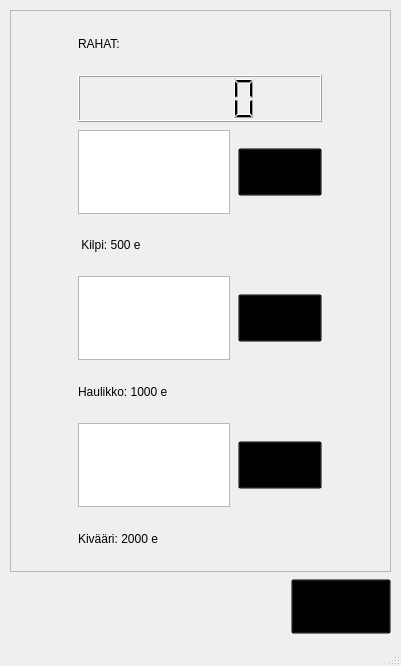
<?xml version="1.0" encoding="UTF-8"?>
<ui version="4.0">
 <class>KauppaIkkuna</class>
 <widget class="QMainWindow" name="KauppaIkkuna">
  <property name="geometry">
   <rect>
    <x>0</x>
    <y>0</y>
    <width>401</width>
    <height>666</height>
   </rect>
  </property>
  <property name="minimumSize">
   <size>
    <width>0</width>
    <height>0</height>
   </size>
  </property>
  <property name="maximumSize">
   <size>
    <width>6666</width>
    <height>6666</height>
   </size>
  </property>
  <property name="windowTitle">
   <string>Kauppa</string>
  </property>
  <property name="styleSheet">
   <string notr="true">background-image: url(:/new/prefix1/Kuvat/kauppaTausta.jpg)</string>
  </property>
  <widget class="QWidget" name="centralwidget">
   <layout class="QGridLayout" name="gridLayout">
    <property name="leftMargin">
     <number>10</number>
    </property>
    <property name="topMargin">
     <number>10</number>
    </property>
    <property name="rightMargin">
     <number>10</number>
    </property>
    <property name="bottomMargin">
     <number>10</number>
    </property>
    <property name="spacing">
     <number>7</number>
    </property>
    <item row="1" column="1" alignment="Qt::AlignRight">
     <widget class="QPushButton" name="palaaNappi">
      <property name="minimumSize">
       <size>
        <width>100</width>
        <height>55</height>
       </size>
      </property>
      <property name="maximumSize">
       <size>
        <width>100</width>
        <height>55</height>
       </size>
      </property>
      <property name="styleSheet">
       <string notr="true">background-color: transparent;</string>
      </property>
      <property name="text">
       <string/>
      </property>
      <property name="icon">
       <iconset resource="Kuvat.qrc">
        <normaloff>:/new/prefix1/Kuvat/palaaNappi.png</normaloff>:/new/prefix1/Kuvat/palaaNappi.png</iconset>
      </property>
      <property name="iconSize">
       <size>
        <width>100</width>
        <height>55</height>
       </size>
      </property>
     </widget>
    </item>
    <item row="0" column="1">
     <widget class="QScrollArea" name="scrollArea">
      <property name="widgetResizable">
       <bool>true</bool>
      </property>
      <widget class="QWidget" name="scrollAreaWidgetContents">
       <property name="geometry">
        <rect>
         <x>0</x>
         <y>0</y>
         <width>379</width>
         <height>529</height>
        </rect>
       </property>
       <layout class="QGridLayout" name="gridLayout_2">
        <property name="spacing">
         <number>8</number>
        </property>
        <item row="1" column="0">
         <layout class="QVBoxLayout" name="verticalLayout">
          <item>
           <widget class="QLabel" name="rahaTiedot">
            <property name="styleSheet">
             <string notr="true">font: 12pt &quot;Serif&quot;;</string>
            </property>
            <property name="text">
             <string>RAHAT:</string>
            </property>
           </widget>
          </item>
          <item>
           <widget class="QLCDNumber" name="rahaNaytto">
            <property name="minimumSize">
             <size>
              <width>200</width>
              <height>30</height>
             </size>
            </property>
            <property name="maximumSize">
             <size>
              <width>500</width>
              <height>50</height>
             </size>
            </property>
           </widget>
          </item>
          <item>
           <layout class="QHBoxLayout" name="horizontalLayout">
            <item>
             <widget class="QGraphicsView" name="graphicsView">
              <property name="sizePolicy">
               <sizepolicy hsizetype="Minimum" vsizetype="Minimum">
                <horstretch>0</horstretch>
                <verstretch>0</verstretch>
               </sizepolicy>
              </property>
              <property name="minimumSize">
               <size>
                <width>152</width>
                <height>84</height>
               </size>
              </property>
              <property name="maximumSize">
               <size>
                <width>152</width>
                <height>84</height>
               </size>
              </property>
              <property name="styleSheet">
               <string notr="true">background-image: url(:/new/prefix1/Kuvat/kilpiKuva.png);
</string>
              </property>
             </widget>
            </item>
            <item>
             <widget class="QPushButton" name="ostaKilpi">
              <property name="minimumSize">
               <size>
                <width>84</width>
                <height>48</height>
               </size>
              </property>
              <property name="maximumSize">
               <size>
                <width>84</width>
                <height>48</height>
               </size>
              </property>
              <property name="styleSheet">
               <string notr="true">background-color: transparent;</string>
              </property>
              <property name="text">
               <string/>
              </property>
              <property name="icon">
               <iconset resource="Kuvat.qrc">
                <normaloff>:/new/prefix1/Kuvat/ostaNappi.png</normaloff>:/new/prefix1/Kuvat/ostaNappi.png</iconset>
              </property>
              <property name="iconSize">
               <size>
                <width>84</width>
                <height>48</height>
               </size>
              </property>
             </widget>
            </item>
           </layout>
          </item>
          <item>
           <widget class="QLabel" name="kilpi">
            <property name="styleSheet">
             <string notr="true">font: 10pt &quot;Serif&quot;;</string>
            </property>
            <property name="text">
             <string> Kilpi: 500 e</string>
            </property>
           </widget>
          </item>
          <item>
           <layout class="QHBoxLayout" name="horizontalLayout_2">
            <item>
             <widget class="QGraphicsView" name="kivaariKuva">
              <property name="minimumSize">
               <size>
                <width>152</width>
                <height>84</height>
               </size>
              </property>
              <property name="maximumSize">
               <size>
                <width>152</width>
                <height>84</height>
               </size>
              </property>
              <property name="autoFillBackground">
               <bool>true</bool>
              </property>
              <property name="styleSheet">
               <string notr="true">background-image: url(:/new/prefix1/Kuvat/haulikkoKuva.png);
</string>
              </property>
             </widget>
            </item>
            <item>
             <widget class="QPushButton" name="ostaHaulikko">
              <property name="minimumSize">
               <size>
                <width>84</width>
                <height>48</height>
               </size>
              </property>
              <property name="maximumSize">
               <size>
                <width>84</width>
                <height>48</height>
               </size>
              </property>
              <property name="styleSheet">
               <string notr="true">background-color: transparent;</string>
              </property>
              <property name="text">
               <string/>
              </property>
              <property name="icon">
               <iconset resource="Kuvat.qrc">
                <normaloff>:/new/prefix1/Kuvat/ostaNappi.png</normaloff>:/new/prefix1/Kuvat/ostaNappi.png</iconset>
              </property>
              <property name="iconSize">
               <size>
                <width>84</width>
                <height>48</height>
               </size>
              </property>
             </widget>
            </item>
           </layout>
          </item>
          <item>
           <widget class="QLabel" name="haulikko">
            <property name="styleSheet">
             <string notr="true">font: 10pt &quot;Serif&quot;;</string>
            </property>
            <property name="text">
             <string>Haulikko: 1000 e</string>
            </property>
           </widget>
          </item>
          <item>
           <layout class="QHBoxLayout" name="horizontalLayout_3">
            <item>
             <widget class="QGraphicsView" name="haulikkoKuva">
              <property name="minimumSize">
               <size>
                <width>152</width>
                <height>84</height>
               </size>
              </property>
              <property name="maximumSize">
               <size>
                <width>152</width>
                <height>84</height>
               </size>
              </property>
              <property name="styleSheet">
               <string notr="true">background-image: url(:/new/prefix1/Kuvat/kivaariKuva.png);
</string>
              </property>
             </widget>
            </item>
            <item>
             <widget class="QPushButton" name="ostaKivaari">
              <property name="minimumSize">
               <size>
                <width>84</width>
                <height>48</height>
               </size>
              </property>
              <property name="maximumSize">
               <size>
                <width>84</width>
                <height>48</height>
               </size>
              </property>
              <property name="styleSheet">
               <string notr="true">background-color: transparent;</string>
              </property>
              <property name="text">
               <string/>
              </property>
              <property name="icon">
               <iconset resource="Kuvat.qrc">
                <normaloff>:/new/prefix1/Kuvat/ostaNappi.png</normaloff>:/new/prefix1/Kuvat/ostaNappi.png</iconset>
              </property>
              <property name="iconSize">
               <size>
                <width>84</width>
                <height>48</height>
               </size>
              </property>
             </widget>
            </item>
           </layout>
          </item>
          <item>
           <widget class="QLabel" name="kivaari">
            <property name="styleSheet">
             <string notr="true">font: 10pt &quot;Serif&quot;;</string>
            </property>
            <property name="text">
             <string>Kivääri: 2000 e</string>
            </property>
           </widget>
          </item>
         </layout>
        </item>
       </layout>
      </widget>
     </widget>
    </item>
   </layout>
  </widget>
  <widget class="QMenuBar" name="menubar">
   <property name="geometry">
    <rect>
     <x>0</x>
     <y>0</y>
     <width>401</width>
     <height>27</height>
    </rect>
   </property>
  </widget>
  <widget class="QStatusBar" name="statusbar"/>
 </widget>
 <resources>
  <include location="Kuvat.qrc"/>
 </resources>
 <connections/>
</ui>
